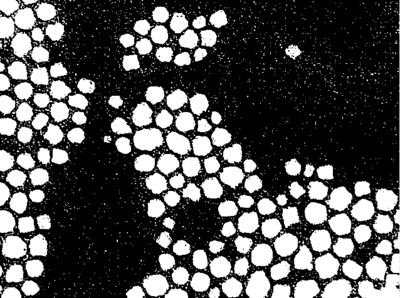
#> input picture Computer Vision/binary.png, 400 x 298 px
$ jupyter execute assignment-12.ipynb
#> lines starting #> are read from the running program, lines starting #| are printed output that depends on the picture; after the words box and inside, x2 and y2 are one past the last pixel; in counts of white or black regions, pixels touching at a corner belong together
[cell 1]
# Morphological Operations perform dilation, erosion, opening and closing on binary images

[cell 2]
import cv2
import numpy as np
import matplotlib.pyplot as plt

img = cv2.imread('binary.png', cv2.IMREAD_GRAYSCALE)
#> img: shape (298, 400); min 0, max 255, mean 84.2

_, binary = cv2.threshold(img, 127, 255, cv2.THRESH_BINARY)
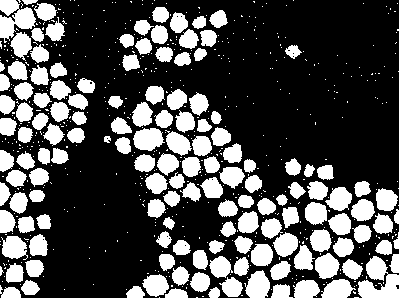
#> binary: shape (298, 400); 31.7% white; 662 white regions (521 under 20 px), largest, box (x1, y1, x2, y2) and area: (358, 0, 400, 298) 1610, (0, 0, 36, 43) 893, (133, 128, 165, 151) 540

kernel = np.ones((3, 3), np.uint8)

erosion = cv2.erode(binary, kernel, iterations=1)
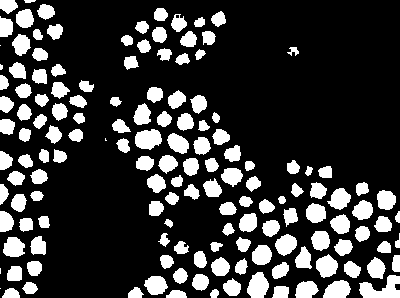
#> erosion: shape (298, 400); 22.3% white; 149 white regions (5 under 20 px), largest, box (x1, y1, x2, y2) and area: (359, 275, 400, 298) 573, (135, 129, 162, 150) 429, (247, 272, 269, 298) 421
dilation = cv2.dilate(binary, kernel, iterations=1)
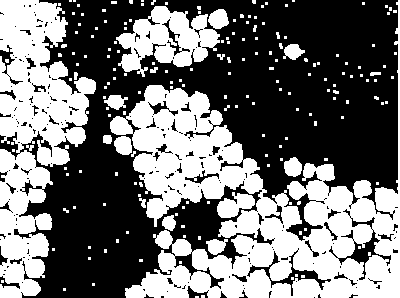
#> dilation: shape (298, 400); 44.9% white; 189 white regions (168 under 20 px), largest, box (x1, y1, x2, y2) and area: (110, 0, 400, 298) 29939, (0, 0, 96, 298) 15366, (116, 6, 220, 77) 3865
opening = cv2.morphologyEx(binary, cv2.MORPH_OPEN, kernel)
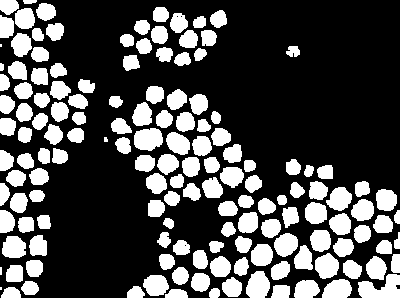
#> opening: shape (298, 400); 30.1% white; 149 white regions (4 under 20 px), largest, box (x1, y1, x2, y2) and area: (358, 274, 400, 298) 677, (134, 128, 163, 151) 533, (246, 271, 270, 298) 506
closing = cv2.morphologyEx(binary, cv2.MORPH_CLOSE, kernel)
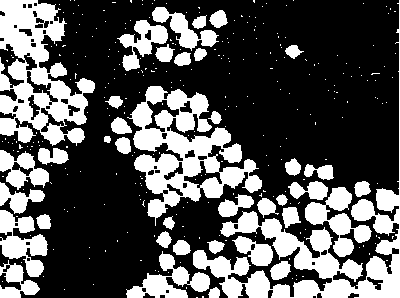
#> closing: shape (298, 400); 33.7% white; 314 white regions (275 under 20 px), largest, box (x1, y1, x2, y2) and area: (193, 0, 400, 298) 8931, (127, 86, 262, 226) 7665, (0, 0, 95, 146) 7246

titles = ['Original Binary', 'Erosion', 'Dilation', 'Opening', 'Closing']
images = [binary, erosion, dilation, opening, closing]

plt.figure(figsize=(12, 6))
for i in range(5):
    plt.subplot(2, 3, i + 1)
    plt.imshow(images[i], cmap='gray')
    plt.title(titles[i])
    plt.axis('off')

plt.tight_layout()
plt.show()
